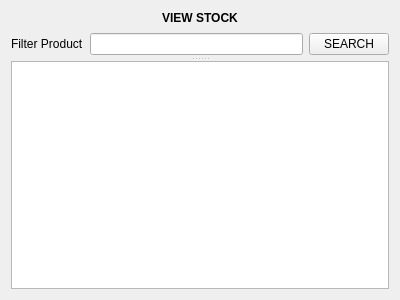
<?xml version="1.0" encoding="UTF-8"?>
<ui version="4.0">
 <class>view_stock</class>
 <widget class="QWidget" name="view_stock">
  <property name="geometry">
   <rect>
    <x>0</x>
    <y>0</y>
    <width>400</width>
    <height>300</height>
   </rect>
  </property>
  <property name="windowTitle">
   <string>Form</string>
  </property>
  <layout class="QGridLayout" name="gridLayout">
   <item row="0" column="0">
    <widget class="QLabel" name="label">
     <property name="text">
      <string>&lt;html&gt;&lt;head/&gt;&lt;body&gt;&lt;p align=&quot;center&quot;&gt;&lt;span style=&quot; font-weight:600;&quot;&gt;VIEW STOCK&lt;/span&gt;&lt;/p&gt;&lt;/body&gt;&lt;/html&gt;</string>
     </property>
    </widget>
   </item>
   <item row="1" column="0">
    <widget class="QSplitter" name="splitter">
     <property name="orientation">
      <enum>Qt::Vertical</enum>
     </property>
     <widget class="QWidget" name="layoutWidget">
      <layout class="QHBoxLayout" name="horizontalLayout">
       <item>
        <widget class="QLabel" name="label_2">
         <property name="text">
          <string>Filter Product</string>
         </property>
        </widget>
       </item>
       <item>
        <widget class="QLineEdit" name="productname"/>
       </item>
       <item>
        <widget class="QPushButton" name="pushButton">
         <property name="text">
          <string>SEARCH</string>
         </property>
        </widget>
       </item>
      </layout>
     </widget>
     <widget class="QTableView" name="tableView"/>
    </widget>
   </item>
  </layout>
 </widget>
 <resources/>
 <connections/>
</ui>
